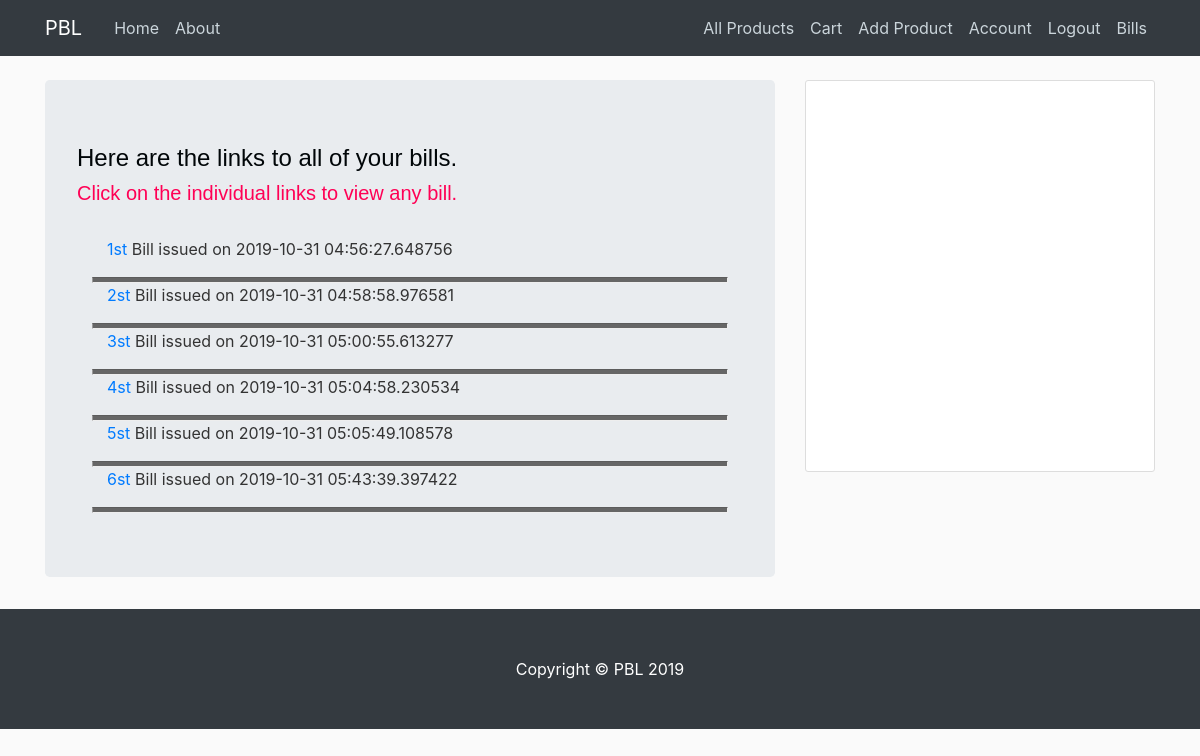
The page /bill (signed in) on the database its author committed.
### pbl/models.py (models this page shows, shortened)
class Bill(db.Model):
    id = db.Column(db.Integer, primary_key=True)
    bill_products = db.relationship('Bill_Products', backref='bill', lazy=True)
    user_id = db.Column(db.Integer, db.ForeignKey('user.id'), nullable=False)
    total = db.Column(db.Float, nullable=False)
    discount = db.Column(db.Float, nullable=False)
    final_price = db.Column(db.Float, nullable=False)
    name = db.Column(db.String(100), nullable=False)
    email = db.Column(db.String(120), nullable=False)
    phonenumber = db.Column(db.String(10), nullable=False)
    date_created = db.Column(db.DateTime, nullable=False, default=datetime.utcnow)

### pbl/routes.py (the view)
@app.route("/bill",methods=["GET","POST"])
@login_required
def all_bill():
    newbill=produce_graph()
    bill = Bill.query.filter().all()
    return render_template('view_all_bills.html',title="Bill", bill = bill,newbill=newbill)

### pbl/models.py (called while the page is built)
@login_manager.user_loader
def load_user(user_id):
    return User.query.get(int(user_id))

### pbl/routes.py (called while the page is built)
def produce_graph():
    if not current_user.is_authenticated:
        bills=Bill.query.filter().all()
        bills=list(filter(lambda x: float((x.date_created - datetime.now()).total_seconds())<604800,bills))
        newbill={"Mon":0,"Tue":0,"Wed":0,"Thu":0,"Fri":0,"Sat":0,"Sun":0}
        for x in bills:
            newbill[x.date_created.strftime("%a")]+=1
        return newbill
    else:
        bills=Bill.query.filter_by(author=current_user)
        bills=list(filter(lambda x: float((x.date_created - datetime.now()).total_seconds())<604800,bills))
        newbill={"Mon":0,"Tue":0,"Wed":0,"Thu":0,"Fri":0,"Sat":0,"Sun":0}
        for x in bills:
            newbill[x.date_created.strftime("%a")]+=1
        return newbill

### pbl/templates/view_all_bills.html (shortened to what this page needs)
{% extends "layout.html" %}
{% block content %}
    <div class="jumbotron">
        <h4 style="font-family: Arial, Helvetica, sans-serif; color:#010608;">Here are the links to all of your
            bills.</h4>
        <h5 style="font-family: Arial, Helvetica, sans-serif; color:#ff0055;">Click on the individual links to view
            any bill.</h5><br>
        {% for i in bill %}
        <div class="container-fluid">
            <p class="col md-8"><a href="/bill/{{ i.id }}">{{ i.id }}st</a> Bill issued on {{ i.date_created }}</p>
            <hr>
        </div>
        {% endfor %}
    </div>
{% endblock content %}

### pbl/templates/layout.html (shortened to what this page needs)
<!DOCTYPE html>
<html>
<head>
    <link rel="stylesheet" href="https://maxcdn.bootstrapcdn.com/bootstrap/4.0.0/css/bootstrap.min.css">
    <link rel="stylesheet" type="text/css" href="{{ url_for('static', filename='main.css') }}">
</head>
<body>
    <header class="site-header">
      <nav class="navbar navbar-expand-md navbar-dark bg-dark fixed-top">
        <div class="container">
          <a class="navbar-brand mr-4" href="/">PBL</a>
          <div class="collapse navbar-collapse" id="navbarToggle">
            <div class="navbar-nav mr-auto">
              <a class="nav-item nav-link" href="{{ url_for('home') }}">Home</a>
              <a class="nav-item nav-link" href="{{ url_for('about') }}">About</a>
            </div>
            <div class="navbar-nav">
              {% if current_user.is_authenticated %}
                <a class="nav-item nav-link" href="{{ url_for('all_products') }}">All Products</a>
                <a class="nav-item nav-link" href="{{ url_for('cart') }}">Cart</a>
                <a class="nav-item nav-link" href="{{ url_for('new_product') }}">Add Product</a>
                <a class="nav-item nav-link" href="{{ url_for('account') }}">Account</a>
                <a class="nav-item nav-link" href="{{ url_for('logout') }}">Logout</a>
                <a class="nav-item nav-link" href="{{ url_for('all_bill') }}">Bills</a>
              {% else %}
                <a class="nav-item nav-link" href="{{ url_for('login') }}">Login</a>
                <a class="nav-item nav-link" href="{{ url_for('register') }}">Register</a>
              {% endif %}
            </div>
          </div>
        </div>
      </nav>
    </header>
    <main role="main" class="container">
      <div class="row">
        <div class="col-md-8">
          {% block content %}{% endblock %}
        </div>
        <div class="col-md-4">
          <div class="content-section">
              <div id="chartContainer" style="height: 370px; width: 100%;"></div>
          </div>
        </div>
      </div>
    </main>
    <footer class="py-5 bg-dark">
      <div class="container">
        <p class="m-0 text-center text-white">Copyright &copy; PBL 2019</p>
      </div>
    </footer>
</body>
</html>

### pbl/static/main.css (style rules this page uses)
body { background: #fafafa; color: #333333; margin-top: 5rem; }
h1, h2, h3, h4, h5, h6 { color: #444444; }
.site-header .navbar-nav .nav-link { color: #cbd5db; }
.content-section { background: #ffffff; padding: 10px 20px; border: 1px solid #dddddd; border-radius: 3px; margin-bottom: 20px; }

### pbl/templates/view_all_bills.html (style rules this page uses)
hr { display: block; margin-block-start: auto; margin-block-end: auto; overflow: hidden; border-style: inset; border-width: 1px; width: auto; height: 4px; background-color: #666; margin-left: auto; margin-right: auto; }

### rows shown on the page
Bill: id "1", date_created "2019-10-31 04:56:27.648756"
Bill: id "2", date_created "2019-10-31 04:58:58.976581"
Bill: id "3", date_created "2019-10-31 05:00:55.613277"
Bill: id "4", date_created "2019-10-31 05:04:58.230534"
Bill: id "5", date_created "2019-10-31 05:05:49.108578"
Bill: id "6", date_created "2019-10-31 05:43:39.397422"
